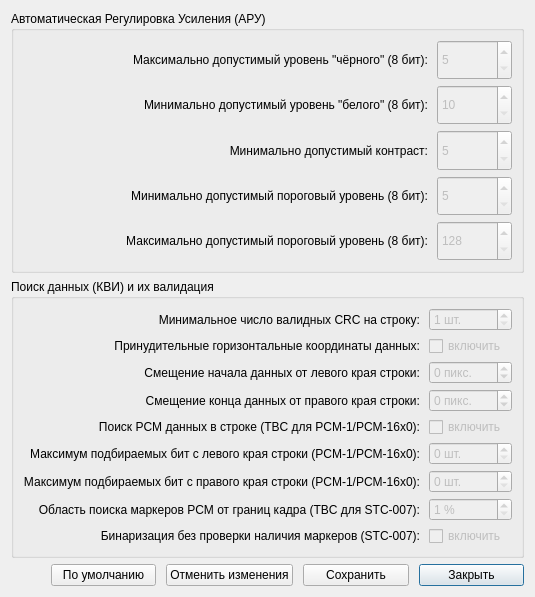
<?xml version="1.0" encoding="UTF-8"?>
<ui version="4.0">
 <class>fine_bin_set</class>
 <widget class="QDialog" name="fine_bin_set">
  <property name="geometry">
   <rect>
    <x>0</x>
    <y>0</y>
    <width>500</width>
    <height>597</height>
   </rect>
  </property>
  <property name="windowTitle">
   <string>Тонкие настройки бинаризатора</string>
  </property>
  <layout class="QVBoxLayout" name="verticalLayout">
   <item>
    <widget class="QGroupBox" name="gbxAGC">
     <property name="sizePolicy">
      <sizepolicy hsizetype="MinimumExpanding" vsizetype="MinimumExpanding">
       <horstretch>0</horstretch>
       <verstretch>0</verstretch>
      </sizepolicy>
     </property>
     <property name="title">
      <string>Автоматическая Регулировка Усиления (АРУ)</string>
     </property>
     <layout class="QGridLayout" name="gridLayout_2">
      <property name="horizontalSpacing">
       <number>9</number>
      </property>
      <property name="verticalSpacing">
       <number>5</number>
      </property>
      <item row="2" column="1">
       <widget class="QSpinBox" name="spbMinContrast">
        <property name="enabled">
         <bool>false</bool>
        </property>
        <property name="sizePolicy">
         <sizepolicy hsizetype="Minimum" vsizetype="MinimumExpanding">
          <horstretch>0</horstretch>
          <verstretch>0</verstretch>
         </sizepolicy>
        </property>
        <property name="minimumSize">
         <size>
          <width>75</width>
          <height>0</height>
         </size>
        </property>
        <property name="toolTip">
         <string>Минимальная разница между обнаруженными уровнями &quot;белого&quot; (1) и &quot;чёрного&quot; (0) для признания найденных уровней яркости валидными</string>
        </property>
        <property name="whatsThis">
         <string>Минимальная разница между обнаруженными уровнями &quot;белого&quot; (1) и &quot;чёрного&quot; (0) для признания найденных уровней яркости валидными</string>
        </property>
        <property name="minimum">
         <number>5</number>
        </property>
        <property name="maximum">
         <number>64</number>
        </property>
       </widget>
      </item>
      <item row="1" column="1">
       <widget class="QSpinBox" name="spbMinWhite">
        <property name="enabled">
         <bool>false</bool>
        </property>
        <property name="sizePolicy">
         <sizepolicy hsizetype="Minimum" vsizetype="MinimumExpanding">
          <horstretch>0</horstretch>
          <verstretch>0</verstretch>
         </sizepolicy>
        </property>
        <property name="minimumSize">
         <size>
          <width>75</width>
          <height>0</height>
         </size>
        </property>
        <property name="toolTip">
         <string>Минимальный уровень яркости в исходном файле, который может быть принят за уровень &quot;белого&quot; (1) в процессе обнаружения уровней &quot;0&quot; и &quot;1&quot;</string>
        </property>
        <property name="whatsThis">
         <string>Минимальный уровень яркости в исходном файле, который может быть принят за уровень &quot;белого&quot; (1) в процессе обнаружения уровней &quot;0&quot; и &quot;1&quot;</string>
        </property>
        <property name="minimum">
         <number>10</number>
        </property>
        <property name="maximum">
         <number>250</number>
        </property>
       </widget>
      </item>
      <item row="1" column="0">
       <widget class="QLabel" name="lblMinWhite">
        <property name="sizePolicy">
         <sizepolicy hsizetype="MinimumExpanding" vsizetype="Minimum">
          <horstretch>0</horstretch>
          <verstretch>0</verstretch>
         </sizepolicy>
        </property>
        <property name="toolTip">
         <string>Минимальный уровень яркости в исходном файле, который может быть принят за уровень &quot;белого&quot; (1) в процессе обнаружения уровней &quot;0&quot; и &quot;1&quot;</string>
        </property>
        <property name="whatsThis">
         <string>Минимальный уровень яркости в исходном файле, который может быть принят за уровень &quot;белого&quot; (1) в процессе обнаружения уровней &quot;0&quot; и &quot;1&quot;</string>
        </property>
        <property name="text">
         <string>Минимально допустимый уровень &quot;белого&quot; (8 бит):</string>
        </property>
        <property name="alignment">
         <set>Qt::AlignRight|Qt::AlignTrailing|Qt::AlignVCenter</set>
        </property>
       </widget>
      </item>
      <item row="3" column="1">
       <widget class="QSpinBox" name="spbMinRef">
        <property name="enabled">
         <bool>false</bool>
        </property>
        <property name="sizePolicy">
         <sizepolicy hsizetype="Minimum" vsizetype="MinimumExpanding">
          <horstretch>0</horstretch>
          <verstretch>0</verstretch>
         </sizepolicy>
        </property>
        <property name="minimumSize">
         <size>
          <width>75</width>
          <height>0</height>
         </size>
        </property>
        <property name="toolTip">
         <string>Минимальный уровень яркости в исходном файле, который может быть принят за пороговый уровень (уровень разграничения &quot;0&quot; и &quot;1&quot;) в процессе подбора уровня бинаризации</string>
        </property>
        <property name="whatsThis">
         <string>Минимальный уровень яркости в исходном файле, который может быть принят за пороговый уровень (уровень разграничения &quot;0&quot; и &quot;1&quot;) в процессе подбора уровня бинаризации</string>
        </property>
        <property name="minimum">
         <number>5</number>
        </property>
        <property name="maximum">
         <number>112</number>
        </property>
       </widget>
      </item>
      <item row="0" column="0">
       <widget class="QLabel" name="lblMaxBlack">
        <property name="sizePolicy">
         <sizepolicy hsizetype="MinimumExpanding" vsizetype="Minimum">
          <horstretch>0</horstretch>
          <verstretch>0</verstretch>
         </sizepolicy>
        </property>
        <property name="toolTip">
         <string>Максимальный уровень яркости в исходном файле, который может быть принят за уровень &quot;чёрного&quot; (0) в процессе обнаружения уровней &quot;0&quot; и &quot;1&quot;</string>
        </property>
        <property name="whatsThis">
         <string>Максимальный уровень яркости в исходном файле, который может быть принят за уровень &quot;чёрного&quot; (0) в процессе обнаружения уровней &quot;0&quot; и &quot;1&quot;</string>
        </property>
        <property name="text">
         <string>Максимально допустимый уровень &quot;чёрного&quot; (8 бит):</string>
        </property>
        <property name="alignment">
         <set>Qt::AlignRight|Qt::AlignTrailing|Qt::AlignVCenter</set>
        </property>
       </widget>
      </item>
      <item row="0" column="1">
       <widget class="QSpinBox" name="spbMaxBlack">
        <property name="enabled">
         <bool>false</bool>
        </property>
        <property name="sizePolicy">
         <sizepolicy hsizetype="Minimum" vsizetype="MinimumExpanding">
          <horstretch>0</horstretch>
          <verstretch>0</verstretch>
         </sizepolicy>
        </property>
        <property name="minimumSize">
         <size>
          <width>75</width>
          <height>0</height>
         </size>
        </property>
        <property name="toolTip">
         <string>Максимальный уровень яркости в исходном файле, который может быть принят за уровень &quot;чёрного&quot; (0) в процессе обнаружения уровней &quot;0&quot; и &quot;1&quot;</string>
        </property>
        <property name="whatsThis">
         <string>Максимальный уровень яркости в исходном файле, который может быть принят за уровень &quot;чёрного&quot; (0) в процессе обнаружения уровней &quot;0&quot; и &quot;1&quot;</string>
        </property>
        <property name="minimum">
         <number>5</number>
        </property>
        <property name="maximum">
         <number>240</number>
        </property>
       </widget>
      </item>
      <item row="2" column="0">
       <widget class="QLabel" name="lblMinContrast">
        <property name="sizePolicy">
         <sizepolicy hsizetype="MinimumExpanding" vsizetype="Minimum">
          <horstretch>0</horstretch>
          <verstretch>0</verstretch>
         </sizepolicy>
        </property>
        <property name="toolTip">
         <string>Минимальная разница между обнаруженными уровнями &quot;белого&quot; (1) и &quot;чёрного&quot; (0) для признания найденных уровней яркости валидными</string>
        </property>
        <property name="statusTip">
         <string/>
        </property>
        <property name="whatsThis">
         <string>Минимальная разница между обнаруженными уровнями &quot;белого&quot; (1) и &quot;чёрного&quot; (0) для признания найденных уровней яркости валидными</string>
        </property>
        <property name="text">
         <string>Минимально допустимый контраст:</string>
        </property>
        <property name="alignment">
         <set>Qt::AlignRight|Qt::AlignTrailing|Qt::AlignVCenter</set>
        </property>
       </widget>
      </item>
      <item row="3" column="0">
       <widget class="QLabel" name="lblMinRef">
        <property name="sizePolicy">
         <sizepolicy hsizetype="MinimumExpanding" vsizetype="Minimum">
          <horstretch>0</horstretch>
          <verstretch>0</verstretch>
         </sizepolicy>
        </property>
        <property name="toolTip">
         <string>Минимальный уровень яркости в исходном файле, который может быть принят за пороговый уровень (уровень разграничения &quot;0&quot; и &quot;1&quot;) в процессе подбора уровня бинаризации</string>
        </property>
        <property name="whatsThis">
         <string>Минимальный уровень яркости в исходном файле, который может быть принят за пороговый уровень (уровень разграничения &quot;0&quot; и &quot;1&quot;) в процессе подбора уровня бинаризации</string>
        </property>
        <property name="text">
         <string>Минимально допустимый пороговый уровень (8 бит):</string>
        </property>
        <property name="alignment">
         <set>Qt::AlignRight|Qt::AlignTrailing|Qt::AlignVCenter</set>
        </property>
       </widget>
      </item>
      <item row="4" column="0">
       <widget class="QLabel" name="lblMaxRef">
        <property name="sizePolicy">
         <sizepolicy hsizetype="MinimumExpanding" vsizetype="Minimum">
          <horstretch>0</horstretch>
          <verstretch>0</verstretch>
         </sizepolicy>
        </property>
        <property name="toolTip">
         <string>Максимальный уровень яркости в исходном файле, который может быть принят за пороговый уровень (уровень разграничения &quot;0&quot; и &quot;1&quot;) в процессе подбора уровня бинаризации</string>
        </property>
        <property name="whatsThis">
         <string>Максимальный уровень яркости в исходном файле, который может быть принят за пороговый уровень (уровень разграничения &quot;0&quot; и &quot;1&quot;) в процессе подбора уровня бинаризации</string>
        </property>
        <property name="text">
         <string>Максимально допустимый пороговый уровень (8 бит):</string>
        </property>
        <property name="alignment">
         <set>Qt::AlignRight|Qt::AlignTrailing|Qt::AlignVCenter</set>
        </property>
       </widget>
      </item>
      <item row="4" column="1">
       <widget class="QSpinBox" name="spbMaxRef">
        <property name="enabled">
         <bool>false</bool>
        </property>
        <property name="sizePolicy">
         <sizepolicy hsizetype="Minimum" vsizetype="MinimumExpanding">
          <horstretch>0</horstretch>
          <verstretch>0</verstretch>
         </sizepolicy>
        </property>
        <property name="minimumSize">
         <size>
          <width>75</width>
          <height>0</height>
         </size>
        </property>
        <property name="toolTip">
         <string>Максимальный уровень яркости в исходном файле, который может быть принят за пороговый уровень (уровень разграничения &quot;0&quot; и &quot;1&quot;) в процессе подбора уровня бинаризации</string>
        </property>
        <property name="whatsThis">
         <string>Максимальный уровень яркости в исходном файле, который может быть принят за пороговый уровень (уровень разграничения &quot;0&quot; и &quot;1&quot;) в процессе подбора уровня бинаризации</string>
        </property>
        <property name="minimum">
         <number>128</number>
        </property>
        <property name="maximum">
         <number>250</number>
        </property>
       </widget>
      </item>
     </layout>
    </widget>
   </item>
   <item>
    <widget class="QGroupBox" name="gbxDataValidation">
     <property name="sizePolicy">
      <sizepolicy hsizetype="MinimumExpanding" vsizetype="MinimumExpanding">
       <horstretch>0</horstretch>
       <verstretch>0</verstretch>
      </sizepolicy>
     </property>
     <property name="title">
      <string>Поиск данных (КВИ) и их валидация</string>
     </property>
     <layout class="QGridLayout" name="gridLayout_3">
      <property name="horizontalSpacing">
       <number>9</number>
      </property>
      <property name="verticalSpacing">
       <number>5</number>
      </property>
      <item row="5" column="1">
       <widget class="QSpinBox" name="spbPickLeft">
        <property name="enabled">
         <bool>false</bool>
        </property>
        <property name="sizePolicy">
         <sizepolicy hsizetype="Minimum" vsizetype="MinimumExpanding">
          <horstretch>0</horstretch>
          <verstretch>0</verstretch>
         </sizepolicy>
        </property>
        <property name="minimumSize">
         <size>
          <width>75</width>
          <height>0</height>
         </size>
        </property>
        <property name="toolTip">
         <string>Максимально разрешённое количество бит данных, которое будет подобрано перебором с левого края строки при обнаружении обрезания полезных данных краем кадра</string>
        </property>
        <property name="whatsThis">
         <string>Максимально разрешённое количество бит данных, которое будет подобрано перебором с левого края строки при обнаружении обрезания полезных данных краем кадра</string>
        </property>
        <property name="suffix">
         <string> шт.</string>
        </property>
        <property name="maximum">
         <number>7</number>
        </property>
       </widget>
      </item>
      <item row="7" column="1">
       <widget class="QSpinBox" name="spbSearchWidth">
        <property name="enabled">
         <bool>false</bool>
        </property>
        <property name="sizePolicy">
         <sizepolicy hsizetype="Minimum" vsizetype="MinimumExpanding">
          <horstretch>0</horstretch>
          <verstretch>0</verstretch>
         </sizepolicy>
        </property>
        <property name="minimumSize">
         <size>
          <width>75</width>
          <height>0</height>
         </size>
        </property>
        <property name="toolTip">
         <string>Ширина областей поиска PCM-маркеров внутри строки от левого и правого края кадра, в процентах от ширины кадра</string>
        </property>
        <property name="whatsThis">
         <string>&lt;html&gt;&lt;head/&gt;&lt;body&gt;&lt;p&gt;Ширина областей поиска PCM-маркеров внутри строки от левого и правого края кадра, в процентах от ширины кадра.&lt;/p&gt;&lt;p&gt;Увеличение % позволяет автоматически обрезать более широкие поля кадра и компенсировать дрожание строки с большим размахом, но может привести к нахождению ложных координат с ложно-позитивной CRC и увеличить число &amp;quot;сломанных&amp;quot; блоков и щелчков.&lt;/p&gt;&lt;/body&gt;&lt;/html&gt;</string>
        </property>
        <property name="suffix">
         <string> %</string>
        </property>
        <property name="minimum">
         <number>1</number>
        </property>
        <property name="maximum">
         <number>25</number>
        </property>
       </widget>
      </item>
      <item row="7" column="0">
       <widget class="QLabel" name="lblSearchWidth">
        <property name="sizePolicy">
         <sizepolicy hsizetype="MinimumExpanding" vsizetype="Minimum">
          <horstretch>0</horstretch>
          <verstretch>0</verstretch>
         </sizepolicy>
        </property>
        <property name="toolTip">
         <string>Ширина областей поиска PCM-маркеров внутри строки от левого и правого края кадра, в процентах от ширины кадра</string>
        </property>
        <property name="whatsThis">
         <string>&lt;html&gt;&lt;head/&gt;&lt;body&gt;&lt;p&gt;Ширина областей поиска PCM-маркеров внутри строки от левого и правого края кадра, в процентах от ширины кадра.&lt;/p&gt;&lt;p&gt;Увеличение % позволяет автоматически обрезать более широкие поля кадра и компенсировать дрожание строки с большим размахом, но может привести к нахождению ложных координат с ложно-позитивной CRC и увеличить число &amp;quot;сломанных&amp;quot; блоков и щелчков.&lt;/p&gt;&lt;/body&gt;&lt;/html&gt;</string>
        </property>
        <property name="text">
         <string>Область поиска маркеров PCM от границ кадра (TBC для STC-007):</string>
        </property>
        <property name="alignment">
         <set>Qt::AlignRight|Qt::AlignTrailing|Qt::AlignVCenter</set>
        </property>
       </widget>
      </item>
      <item row="5" column="0">
       <widget class="QLabel" name="lblPickLeft">
        <property name="sizePolicy">
         <sizepolicy hsizetype="MinimumExpanding" vsizetype="Minimum">
          <horstretch>0</horstretch>
          <verstretch>0</verstretch>
         </sizepolicy>
        </property>
        <property name="toolTip">
         <string>Максимально разрешённое количество бит данных, которое будет подобрано перебором с левого края строки при обнаружении обрезания полезных данных краем кадра</string>
        </property>
        <property name="whatsThis">
         <string>Максимально разрешённое количество бит данных, которое будет подобрано перебором с левого края строки при обнаружении обрезания полезных данных краем кадра</string>
        </property>
        <property name="text">
         <string>Максимум подбираемых бит с левого края строки (PCM-1/PCM-16x0):</string>
        </property>
        <property name="alignment">
         <set>Qt::AlignRight|Qt::AlignTrailing|Qt::AlignVCenter</set>
        </property>
       </widget>
      </item>
      <item row="6" column="1">
       <widget class="QSpinBox" name="spbPickRight">
        <property name="enabled">
         <bool>false</bool>
        </property>
        <property name="sizePolicy">
         <sizepolicy hsizetype="Minimum" vsizetype="MinimumExpanding">
          <horstretch>0</horstretch>
          <verstretch>0</verstretch>
         </sizepolicy>
        </property>
        <property name="minimumSize">
         <size>
          <width>75</width>
          <height>0</height>
         </size>
        </property>
        <property name="toolTip">
         <string>Максимально разрешённое количество бит данных, которое будет подобрано перебором с правого края строки при обнаружении обрезания полезных данных краем кадра</string>
        </property>
        <property name="whatsThis">
         <string>Максимально разрешённое количество бит данных, которое будет подобрано перебором с правого края строки при обнаружении обрезания полезных данных краем кадра</string>
        </property>
        <property name="suffix">
         <string> шт.</string>
        </property>
        <property name="maximum">
         <number>5</number>
        </property>
       </widget>
      </item>
      <item row="1" column="1">
       <widget class="QCheckBox" name="cbxForceCoords">
        <property name="enabled">
         <bool>false</bool>
        </property>
        <property name="sizePolicy">
         <sizepolicy hsizetype="Minimum" vsizetype="MinimumExpanding">
          <horstretch>0</horstretch>
          <verstretch>0</verstretch>
         </sizepolicy>
        </property>
        <property name="toolTip">
         <string>Запрет автоматического поиска данных по горизонтали и задание координат вручную</string>
        </property>
        <property name="whatsThis">
         <string>Запрет автоматического поиска данных по горизонтали и задание координат вручную</string>
        </property>
        <property name="text">
         <string>включить</string>
        </property>
       </widget>
      </item>
      <item row="1" column="0">
       <widget class="QLabel" name="lblForceCoords">
        <property name="sizePolicy">
         <sizepolicy hsizetype="MinimumExpanding" vsizetype="Minimum">
          <horstretch>0</horstretch>
          <verstretch>0</verstretch>
         </sizepolicy>
        </property>
        <property name="toolTip">
         <string>Запрет автоматического поиска данных по горизонтали и задание координат вручную</string>
        </property>
        <property name="whatsThis">
         <string>Запрет автоматического поиска данных по горизонтали и задание координат вручную</string>
        </property>
        <property name="text">
         <string>Принудительные горизонтальные координаты данных:</string>
        </property>
        <property name="alignment">
         <set>Qt::AlignRight|Qt::AlignTrailing|Qt::AlignVCenter</set>
        </property>
       </widget>
      </item>
      <item row="2" column="1">
       <widget class="QSpinBox" name="spbLeftDataOfs">
        <property name="enabled">
         <bool>false</bool>
        </property>
        <property name="sizePolicy">
         <sizepolicy hsizetype="Minimum" vsizetype="MinimumExpanding">
          <horstretch>0</horstretch>
          <verstretch>0</verstretch>
         </sizepolicy>
        </property>
        <property name="minimumSize">
         <size>
          <width>75</width>
          <height>0</height>
         </size>
        </property>
        <property name="toolTip">
         <string>Заданное вручную смещение координаты начала данных по горизонтали (положительное - смещение к центру строки, отрицательное - за край строки)</string>
        </property>
        <property name="whatsThis">
         <string>Заданное вручную смещение координаты начала данных по горизонтали (положительное - смещение к центру строки, отрицательное - за край строки)</string>
        </property>
        <property name="suffix">
         <string> пикс.</string>
        </property>
        <property name="minimum">
         <number>-75</number>
        </property>
        <property name="maximum">
         <number>75</number>
        </property>
       </widget>
      </item>
      <item row="6" column="0">
       <widget class="QLabel" name="lblPickRight">
        <property name="sizePolicy">
         <sizepolicy hsizetype="MinimumExpanding" vsizetype="Minimum">
          <horstretch>0</horstretch>
          <verstretch>0</verstretch>
         </sizepolicy>
        </property>
        <property name="toolTip">
         <string>Максимально разрешённое количество бит данных, которое будет подобрано перебором с правого края строки при обнаружении обрезания полезных данных краем кадра</string>
        </property>
        <property name="whatsThis">
         <string>Максимально разрешённое количество бит данных, которое будет подобрано перебором с правого края строки при обнаружении обрезания полезных данных краем кадра</string>
        </property>
        <property name="text">
         <string>Максимум подбираемых бит с правого края строки (PCM-1/PCM-16x0):</string>
        </property>
        <property name="alignment">
         <set>Qt::AlignRight|Qt::AlignTrailing|Qt::AlignVCenter</set>
        </property>
       </widget>
      </item>
      <item row="0" column="1">
       <widget class="QSpinBox" name="spbMinValidCRC">
        <property name="enabled">
         <bool>false</bool>
        </property>
        <property name="sizePolicy">
         <sizepolicy hsizetype="Minimum" vsizetype="MinimumExpanding">
          <horstretch>0</horstretch>
          <verstretch>0</verstretch>
         </sizepolicy>
        </property>
        <property name="minimumSize">
         <size>
          <width>75</width>
          <height>0</height>
         </size>
        </property>
        <property name="toolTip">
         <string>Минимальное число соседних валидных CRC при полном переборе пороговых уровней для признания строки валидной</string>
        </property>
        <property name="whatsThis">
         <string>Минимальное число соседних валидных CRC при полном переборе пороговых уровней для признания строки валидной</string>
        </property>
        <property name="suffix">
         <string> шт.</string>
        </property>
        <property name="minimum">
         <number>1</number>
        </property>
        <property name="maximum">
         <number>50</number>
        </property>
       </widget>
      </item>
      <item row="0" column="0">
       <widget class="QLabel" name="lblMinValidCRC">
        <property name="sizePolicy">
         <sizepolicy hsizetype="MinimumExpanding" vsizetype="Minimum">
          <horstretch>0</horstretch>
          <verstretch>0</verstretch>
         </sizepolicy>
        </property>
        <property name="toolTip">
         <string>Минимальное число соседних валидных CRC при полном переборе пороговых уровней для признания строки валидной</string>
        </property>
        <property name="whatsThis">
         <string>Минимальное число соседних валидных CRC при полном переборе пороговых уровней для признания строки валидной</string>
        </property>
        <property name="text">
         <string>Минимальное число валидных CRC на строку:</string>
        </property>
        <property name="alignment">
         <set>Qt::AlignRight|Qt::AlignTrailing|Qt::AlignVCenter</set>
        </property>
       </widget>
      </item>
      <item row="4" column="1">
       <widget class="QCheckBox" name="cbxCoordSearch">
        <property name="enabled">
         <bool>false</bool>
        </property>
        <property name="sizePolicy">
         <sizepolicy hsizetype="Minimum" vsizetype="MinimumExpanding">
          <horstretch>0</horstretch>
          <verstretch>0</verstretch>
         </sizepolicy>
        </property>
        <property name="toolTip">
         <string>Включение автоматического определения начала и конца PCM данных, может привести к ошибкам и щелчкам из-за коллизий CRC</string>
        </property>
        <property name="whatsThis">
         <string>&lt;html&gt;&lt;head/&gt;&lt;body&gt;&lt;p&gt;В форматах PCM-1 и PCM-16x0 нет маркеров для обнаружения положения PCM данных по горизонтали кадра, поэтому поиск данных может быть осуществлён только перебором смещений от краёв кадра.&lt;/p&gt;&lt;p&gt;Включение этой настройки позволяет автоматически определить начало и конец PCM данных, но может привести к ошибкам и щелчкам из-за коллизий CRC.&lt;/p&gt;&lt;/body&gt;&lt;/html&gt;</string>
        </property>
        <property name="text">
         <string>включить</string>
        </property>
       </widget>
      </item>
      <item row="4" column="0">
       <widget class="QLabel" name="lblCoordSearch">
        <property name="sizePolicy">
         <sizepolicy hsizetype="MinimumExpanding" vsizetype="Minimum">
          <horstretch>0</horstretch>
          <verstretch>0</verstretch>
         </sizepolicy>
        </property>
        <property name="toolTip">
         <string>Включение автоматического определения начала и конца PCM данных, может привести к ошибкам и щелчкам из-за коллизий CRC</string>
        </property>
        <property name="whatsThis">
         <string>&lt;html&gt;&lt;head/&gt;&lt;body&gt;&lt;p&gt;В форматах PCM-1 и PCM-16x0 нет маркеров для обнаружения положения PCM данных по горизонтали кадра, поэтому поиск данных может быть осуществлён только перебором смещений от краёв кадра.&lt;/p&gt;&lt;p&gt;Включение этой настройки позволяет автоматически определить начало и конец PCM данных, но может привести к ошибкам и щелчкам из-за коллизий CRC.&lt;/p&gt;&lt;/body&gt;&lt;/html&gt;</string>
        </property>
        <property name="text">
         <string>Поиск PCM данных в строке (TBC для PCM-1/PCM-16x0):</string>
        </property>
        <property name="alignment">
         <set>Qt::AlignRight|Qt::AlignTrailing|Qt::AlignVCenter</set>
        </property>
       </widget>
      </item>
      <item row="8" column="1">
       <widget class="QCheckBox" name="cbxAllowNoMarker">
        <property name="enabled">
         <bool>false</bool>
        </property>
        <property name="sizePolicy">
         <sizepolicy hsizetype="Minimum" vsizetype="MinimumExpanding">
          <horstretch>0</horstretch>
          <verstretch>0</verstretch>
         </sizepolicy>
        </property>
        <property name="toolTip">
         <string>Разрешить бинаризацию по найденным ранееe удачным параметрам без проверки наличия старт- и стоп-маркеров в строке</string>
        </property>
        <property name="whatsThis">
         <string>&lt;html&gt;&lt;head/&gt;&lt;body&gt;&lt;p&gt;Разрешить бинаризацию по найденным ранее параметрам без проверки наличия старт- и стоп-маркеров в строке.&lt;/p&gt;&lt;p&gt;Позволяет лучше восстанавливать ВЧ и детали из видео с большим числом выпадений и ускоряет бинаризацию, но может привести к ложно-позитивным совпадениям CRC, &amp;quot;сломанным&amp;quot; блокам и щелчкам.&lt;/p&gt;&lt;/body&gt;&lt;/html&gt;</string>
        </property>
        <property name="text">
         <string>включить</string>
        </property>
       </widget>
      </item>
      <item row="8" column="0">
       <widget class="QLabel" name="lblAllowNoMarker">
        <property name="sizePolicy">
         <sizepolicy hsizetype="MinimumExpanding" vsizetype="Minimum">
          <horstretch>0</horstretch>
          <verstretch>0</verstretch>
         </sizepolicy>
        </property>
        <property name="toolTip">
         <string>Разрешить бинаризацию по найденным ранееe удачным параметрам без проверки наличия старт- и стоп-маркеров в строке</string>
        </property>
        <property name="whatsThis">
         <string>&lt;html&gt;&lt;head/&gt;&lt;body&gt;&lt;p&gt;Разрешить бинаризацию по найденным ранее параметрам без проверки наличия старт- и стоп-маркеров в строке.&lt;/p&gt;&lt;p&gt;Позволяет лучше восстанавливать ВЧ и детали из видео с большим числом выпадений и ускоряет бинаризацию, но может привести к ложно-позитивным совпадениям CRC, &amp;quot;сломанным&amp;quot; блокам и щелчкам.&lt;/p&gt;&lt;/body&gt;&lt;/html&gt;</string>
        </property>
        <property name="text">
         <string>Бинаризация без проверки наличия маркеров (STC-007):</string>
        </property>
        <property name="alignment">
         <set>Qt::AlignRight|Qt::AlignTrailing|Qt::AlignVCenter</set>
        </property>
       </widget>
      </item>
      <item row="3" column="1">
       <widget class="QSpinBox" name="spbRightDataOfs">
        <property name="enabled">
         <bool>false</bool>
        </property>
        <property name="sizePolicy">
         <sizepolicy hsizetype="Minimum" vsizetype="MinimumExpanding">
          <horstretch>0</horstretch>
          <verstretch>0</verstretch>
         </sizepolicy>
        </property>
        <property name="minimumSize">
         <size>
          <width>75</width>
          <height>0</height>
         </size>
        </property>
        <property name="toolTip">
         <string>Заданное вручную смещение координаты конца данных по горизонтали (положительное - смещение к центру строки, отрицательное - за край строки)</string>
        </property>
        <property name="whatsThis">
         <string>Заданное вручную смещение координаты конца данных по горизонтали (положительное - смещение к центру строки, отрицательное - за край строки)</string>
        </property>
        <property name="suffix">
         <string> пикс.</string>
        </property>
        <property name="minimum">
         <number>-250</number>
        </property>
        <property name="maximum">
         <number>100</number>
        </property>
       </widget>
      </item>
      <item row="2" column="0">
       <widget class="QLabel" name="lblLeftDataOfs">
        <property name="sizePolicy">
         <sizepolicy hsizetype="MinimumExpanding" vsizetype="Minimum">
          <horstretch>0</horstretch>
          <verstretch>0</verstretch>
         </sizepolicy>
        </property>
        <property name="toolTip">
         <string>Заданное вручную смещение координаты начала данных по горизонтали (положительное - смещение к центру строки, отрицательное - за край строки)</string>
        </property>
        <property name="whatsThis">
         <string>Заданное вручную смещение координаты начала данных по горизонтали (положительное - смещение к центру строки, отрицательное - за край строки)</string>
        </property>
        <property name="text">
         <string>Смещение начала данных от левого края строки:</string>
        </property>
        <property name="alignment">
         <set>Qt::AlignRight|Qt::AlignTrailing|Qt::AlignVCenter</set>
        </property>
       </widget>
      </item>
      <item row="3" column="0">
       <widget class="QLabel" name="lblRightDataOfs">
        <property name="sizePolicy">
         <sizepolicy hsizetype="MinimumExpanding" vsizetype="Minimum">
          <horstretch>0</horstretch>
          <verstretch>0</verstretch>
         </sizepolicy>
        </property>
        <property name="toolTip">
         <string>Заданное вручную смещение координаты конца данных по горизонтали (положительное - смещение к центру строки, отрицательное - за край строки)</string>
        </property>
        <property name="whatsThis">
         <string>Заданное вручную смещение координаты конца данных по горизонтали (положительное - смещение к центру строки, отрицательное - за край строки)</string>
        </property>
        <property name="text">
         <string>Смещение конца данных от правого края строки:</string>
        </property>
        <property name="alignment">
         <set>Qt::AlignRight|Qt::AlignTrailing|Qt::AlignVCenter</set>
        </property>
       </widget>
      </item>
     </layout>
    </widget>
   </item>
   <item>
    <layout class="QHBoxLayout" name="hlButtons">
     <property name="spacing">
      <number>10</number>
     </property>
     <item>
      <spacer name="horizontalSpacer">
       <property name="orientation">
        <enum>Qt::Horizontal</enum>
       </property>
       <property name="sizeType">
        <enum>QSizePolicy::Maximum</enum>
       </property>
       <property name="sizeHint" stdset="0">
        <size>
         <width>40</width>
         <height>20</height>
        </size>
       </property>
      </spacer>
     </item>
     <item>
      <widget class="QPushButton" name="btnDefaults">
       <property name="sizePolicy">
        <sizepolicy hsizetype="Preferred" vsizetype="Maximum">
         <horstretch>0</horstretch>
         <verstretch>0</verstretch>
        </sizepolicy>
       </property>
       <property name="toolTip">
        <string>Сброс настроек к оптимальным (по умолчанию)</string>
       </property>
       <property name="whatsThis">
        <string>Сброс настроек к оптимальным (по умолчанию)</string>
       </property>
       <property name="text">
        <string>По умолчанию</string>
       </property>
      </widget>
     </item>
     <item>
      <widget class="QPushButton" name="btnRevert">
       <property name="sizePolicy">
        <sizepolicy hsizetype="Preferred" vsizetype="Maximum">
         <horstretch>0</horstretch>
         <verstretch>0</verstretch>
        </sizepolicy>
       </property>
       <property name="toolTip">
        <string>Вернуть настройки на момент открытия окна настроек</string>
       </property>
       <property name="whatsThis">
        <string>Вернуть настройки на момент открытия окна настроек</string>
       </property>
       <property name="text">
        <string>Отменить изменения</string>
       </property>
      </widget>
     </item>
     <item>
      <widget class="QPushButton" name="btnSave">
       <property name="sizePolicy">
        <sizepolicy hsizetype="Preferred" vsizetype="Maximum">
         <horstretch>0</horstretch>
         <verstretch>0</verstretch>
        </sizepolicy>
       </property>
       <property name="toolTip">
        <string>Применить все настройки из окна к бинаризатору</string>
       </property>
       <property name="whatsThis">
        <string>Применить все настройки из окна к бинаризатору</string>
       </property>
       <property name="text">
        <string>Сохранить</string>
       </property>
      </widget>
     </item>
     <item>
      <widget class="QPushButton" name="btnClose">
       <property name="sizePolicy">
        <sizepolicy hsizetype="Preferred" vsizetype="Maximum">
         <horstretch>0</horstretch>
         <verstretch>0</verstretch>
        </sizepolicy>
       </property>
       <property name="toolTip">
        <string>Закрыть окно настроек</string>
       </property>
       <property name="whatsThis">
        <string>Закрыть окно настроек</string>
       </property>
       <property name="text">
        <string>Закрыть</string>
       </property>
       <property name="default">
        <bool>true</bool>
       </property>
      </widget>
     </item>
    </layout>
   </item>
  </layout>
 </widget>
 <tabstops>
  <tabstop>spbMaxBlack</tabstop>
  <tabstop>spbMinWhite</tabstop>
  <tabstop>spbMinContrast</tabstop>
  <tabstop>spbMinRef</tabstop>
  <tabstop>spbMaxRef</tabstop>
  <tabstop>spbMinValidCRC</tabstop>
  <tabstop>cbxForceCoords</tabstop>
  <tabstop>spbLeftDataOfs</tabstop>
  <tabstop>spbRightDataOfs</tabstop>
  <tabstop>cbxCoordSearch</tabstop>
  <tabstop>spbPickLeft</tabstop>
  <tabstop>spbPickRight</tabstop>
  <tabstop>spbSearchWidth</tabstop>
  <tabstop>cbxAllowNoMarker</tabstop>
  <tabstop>btnSave</tabstop>
  <tabstop>btnClose</tabstop>
  <tabstop>btnRevert</tabstop>
  <tabstop>btnDefaults</tabstop>
 </tabstops>
 <resources/>
 <connections/>
</ui>
